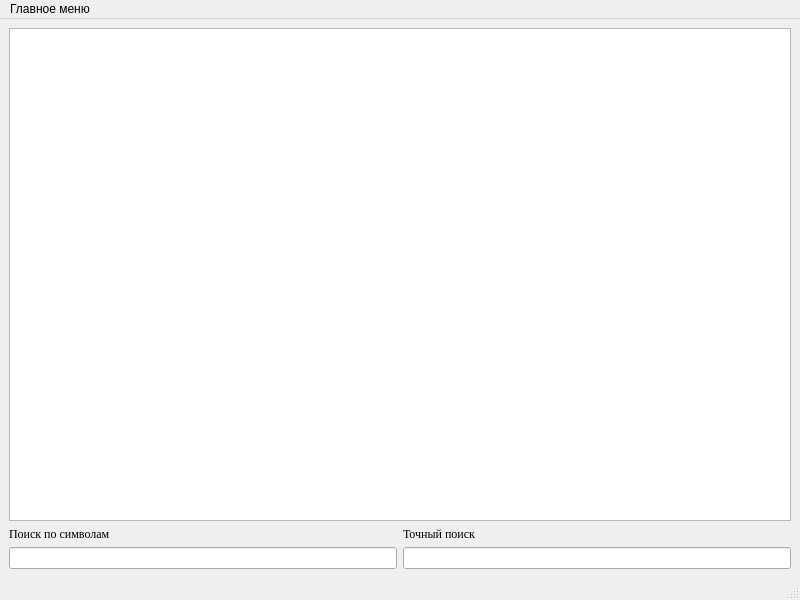
<?xml version="1.0" encoding="UTF-8"?>
<ui version="4.0">
 <class>DBWindow</class>
 <widget class="QMainWindow" name="DBWindow">
  <property name="geometry">
   <rect>
    <x>0</x>
    <y>0</y>
    <width>800</width>
    <height>600</height>
   </rect>
  </property>
  <property name="windowTitle">
   <string>MainWindow</string>
  </property>
  <property name="windowIcon">
   <iconset resource="../resources/resources.qrc">
    <normaloff>:/other/logo</normaloff>:/other/logo</iconset>
  </property>
  <widget class="QWidget" name="centralwidget">
   <layout class="QVBoxLayout" name="verticalLayout">
    <item>
     <widget class="QTableView" name="tableView"/>
    </item>
    <item>
     <layout class="QGridLayout" name="gridLayout">
      <item row="3" column="0">
       <widget class="QLineEdit" name="lineEdit_CharSearch">
        <property name="font">
         <font>
          <family>Times New Roman</family>
         </font>
        </property>
       </widget>
      </item>
      <item row="3" column="1">
       <widget class="QLineEdit" name="lineEdit_WordSearch">
        <property name="font">
         <font>
          <family>Times New Roman</family>
         </font>
        </property>
       </widget>
      </item>
      <item row="2" column="0">
       <widget class="QLabel" name="label_CharSearch">
        <property name="font">
         <font>
          <family>Times New Roman</family>
         </font>
        </property>
        <property name="text">
         <string>Поиск по символам</string>
        </property>
       </widget>
      </item>
      <item row="2" column="1">
       <widget class="QLabel" name="label_WordSearch">
        <property name="font">
         <font>
          <family>Times New Roman</family>
         </font>
        </property>
        <property name="text">
         <string>Точный поиск</string>
        </property>
       </widget>
      </item>
     </layout>
    </item>
   </layout>
  </widget>
  <widget class="QMenuBar" name="menubar">
   <property name="geometry">
    <rect>
     <x>0</x>
     <y>0</y>
     <width>800</width>
     <height>21</height>
    </rect>
   </property>
   <widget class="QMenu" name="menuMain">
    <property name="title">
     <string>Главное меню</string>
    </property>
    <addaction name="actionChangePassword"/>
    <addaction name="actionNewUser"/>
    <addaction name="separator"/>
    <addaction name="actionExit"/>
   </widget>
   <addaction name="menuMain"/>
  </widget>
  <widget class="QStatusBar" name="statusbar"/>
  <action name="actionChangePassword">
   <property name="icon">
    <iconset resource="../resources/resources.qrc">
     <normaloff>:/actions/pen</normaloff>:/actions/pen</iconset>
   </property>
   <property name="text">
    <string>Смена пароля</string>
   </property>
  </action>
  <action name="actionNewUser">
   <property name="icon">
    <iconset resource="../resources/resources.qrc">
     <normaloff>:/actions/add_user</normaloff>:/actions/add_user</iconset>
   </property>
   <property name="text">
    <string>Создание нового пользователя</string>
   </property>
  </action>
  <action name="actionExit">
   <property name="icon">
    <iconset resource="../resources/resources.qrc">
     <normaloff>:/actions/undo</normaloff>:/actions/undo</iconset>
   </property>
   <property name="text">
    <string>Выход</string>
   </property>
  </action>
 </widget>
 <resources>
  <include location="../resources/resources.qrc"/>
 </resources>
 <connections/>
</ui>
